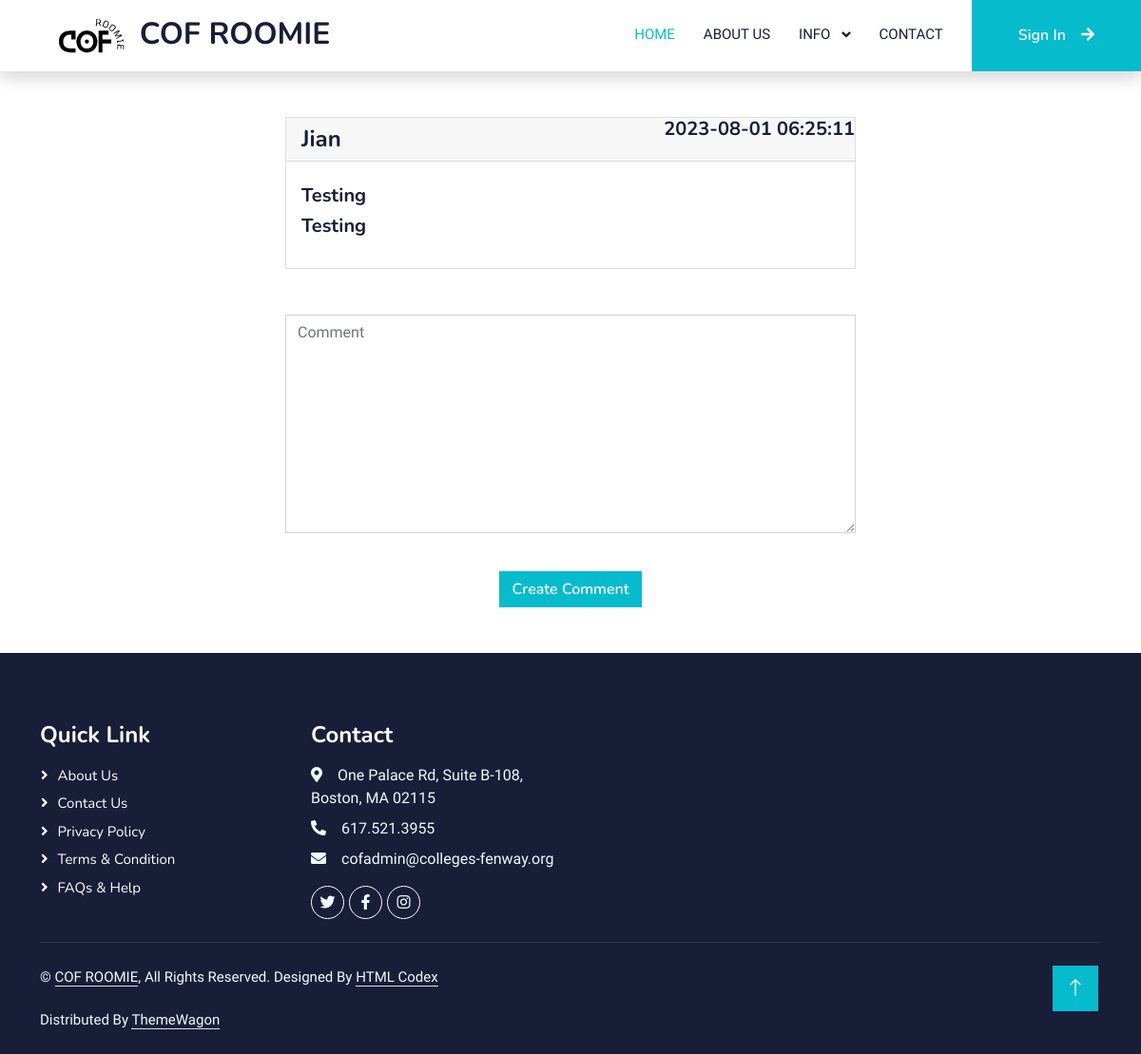
/show_post.php?id=52, run on the app's committed database.
### tables this page shows
CREATE TABLE `user_post` (
  `id` int(3) NOT NULL,
  `title` varchar(255) NOT NULL,
  `body` text NOT NULL,
  `username` varchar(255) NOT NULL,
  `created_dt` timestamp NOT NULL DEFAULT current_timestamp()
);

### show_post.php (the view, shortened to what this page needs)
<?php require "includes/header.php"; ?>
<?php
require "config.php";
?>
<?php
if (isset($_GET['id'])) {
    $id = $_GET['id'];
    $singlePost = $conn->query("SELECT * FROM user_post WHERE id = '$id'");
    $singlePost->execute();
    $posts = $singlePost->fetch(PDO::FETCH_OBJ);
}
?>
<div class="form-signin w-50 m-auto mt-5">
    <div class="card">
        <h4 class="card-header">
            <?php echo $posts->username; ?>
            <h5><span class="position-absolute top-0 end-0 text-center">
                    <?php echo $posts->created_dt; ?>
                </span></h5>
        </h4>
        <div class="card-body">
            <h5 class="card-title">
                <?php echo $posts->title; ?>
                <h5>
                    <p class="card-text">
                        <?php echo $posts->body; ?>
        </div>
    </div>
</div>
<div class="form-signin w-50 m-auto mt-5 ">
    <form method="POST" id="comment_data">
        <div>
            <textarea rows="9" name="comment" class="form-control" aria-labelledby="passwordHelpBlock"
                placeholder="Comment" id="comment"></textarea>
        </div>
        <div class="text-center  mt-2 pt-2">
            <button name="submit" type="submit" class="btn btn-primary">Create Comment</button>
        </div>
    </form>
</div>
<?php require "includes/footer.php"; ?>

### css/custom.css (style rules this page uses)
:root { --primary: #06BBCC; --light: #F0FBFC; --dark: #181d38; }
.btn { font-family: 'Nunito', sans-serif; font-weight: 600; transition: .5s; }
.btn.btn-primary, .btn.btn-secondary { color: #FFFFFF; }

### data on the page
user_post: username "Jian", created_dt "2023-08-01 06:25:11", title "Testing", body "Testing"
